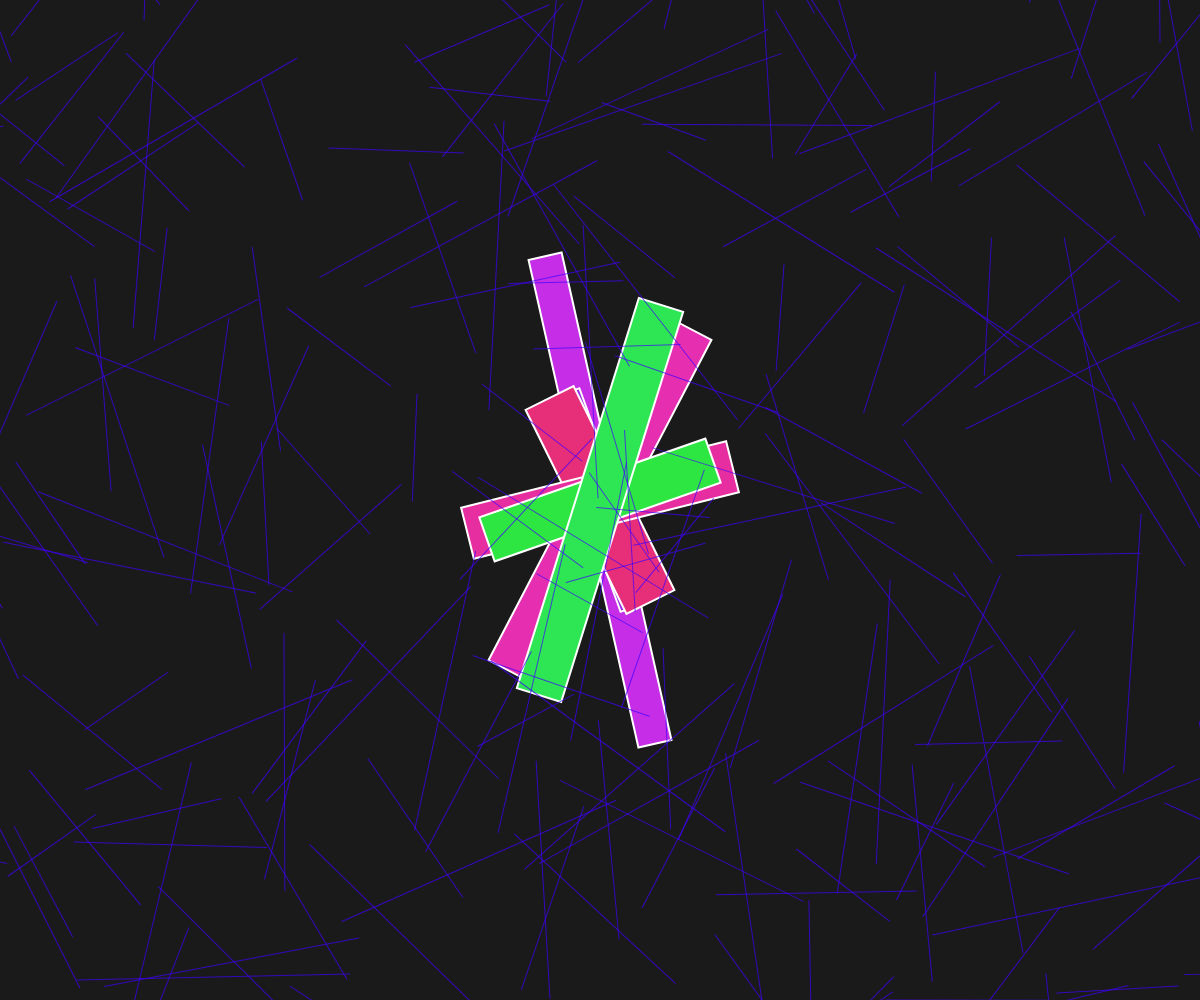
Frame 1 (no input)
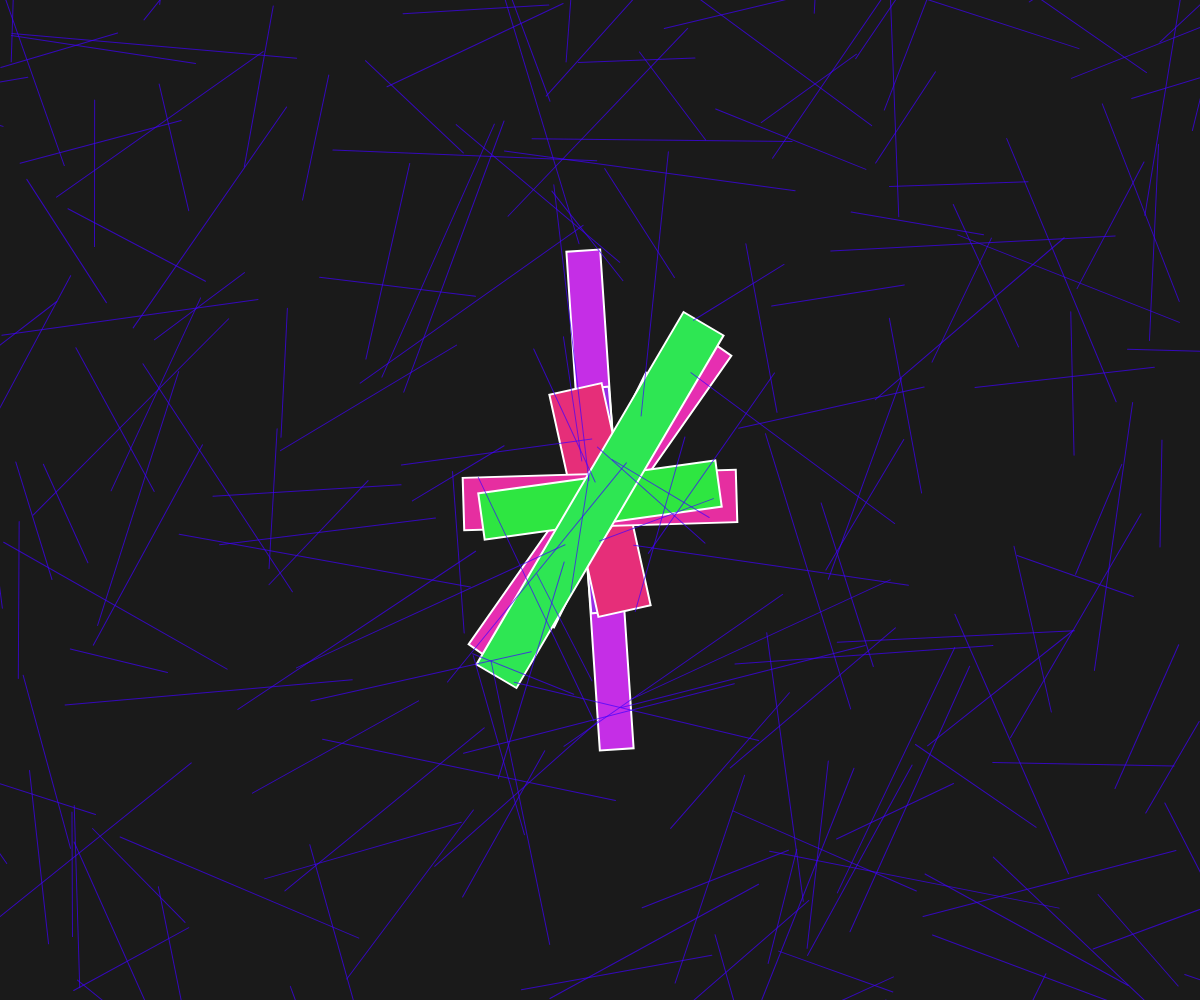
Frame 60 (no input)
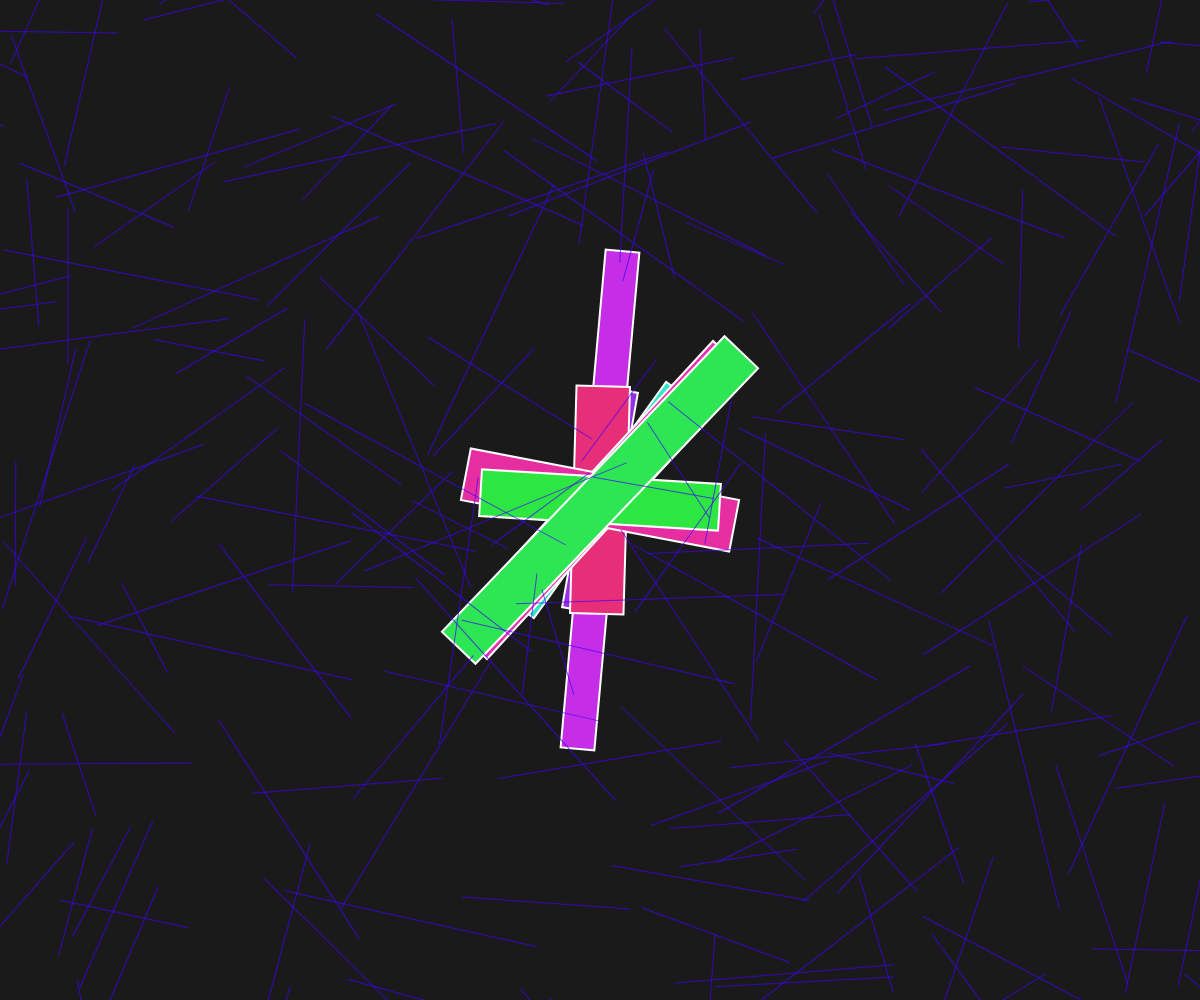
Frame 120 (the mouse pressed at the canvas centre since frame 60)

The p5.js sketch that drew these frames (run headless with seeded random() and noise() and a simulated clock; from frame 60 on, the mouse is pressed at the canvas centre):

// p5.js sketch
// ── sketch.js
let bands = [];
let stripes = [];

function setup() {
  createCanvas(windowWidth, windowHeight);
  colorMode(HSB, 360, 100, 100, 1);
  
  // Create geometric bands
  for (let i = 0; i < 8; i++) {
    bands.push({
      angle: random(TWO_PI),
      speed: random(0.002, 0.005),
      radius: random(100, 300),
      width: random(20, 60),
      hue: random(360)
    });
  }
  
  // Create fine stripes
  for (let i = 0; i < 200; i++) {
    stripes.push({
      x: random(width),
      y: random(height),
      angle: random(TWO_PI),
      length: random(100, 300),
      speed: random(0.005, 0.02)
    });
  }
}

function draw() {
  background(0, 0, 10);
  
  // Update and draw bands
  for (let band of bands) {
    band.angle += band.speed;
    
    push();
    translate(width/2, height/2);
    rotate(band.angle);
    
    // Draw a large geometric band with sharp edges
    fill(band.hue, 80, 90);
    noStroke();
    beginShape();
    vertex(-band.radius, -band.width/2);
    vertex(band.radius, -band.width/2);
    vertex(band.radius, band.width/2);
    vertex(-band.radius, band.width/2);
    endShape(CLOSE);
    
    // Add a boundary highlight
    stroke(0, 0, 100);
    strokeWeight(2);
    noFill();
    beginShape();
    vertex(-band.radius, -band.width/2);
    vertex(band.radius, -band.width/2);
    vertex(band.radius, band.width/2);
    vertex(-band.radius, band.width/2);
    endShape(CLOSE);
    pop();
  }
  
  // Update and draw stripes
  for (let stripe of stripes) {
    stripe.angle += stripe.speed;
    
    push();
    translate(stripe.x, stripe.y);
    rotate(stripe.angle);
    
    stroke(255, 100, 100, 0.7);
    strokeWeight(1);
    line(0, 0, stripe.length, 0);
    pop();
  }
}

function windowResized() {
  resizeCanvas(windowWidth, windowHeight);
}
